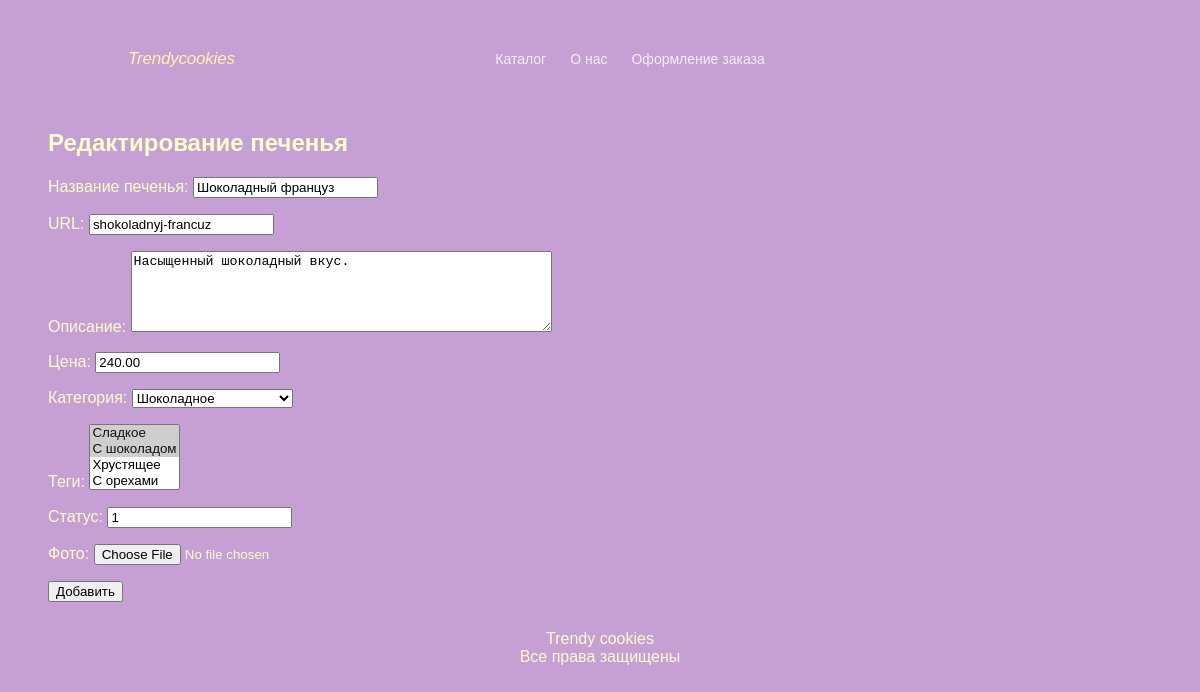
The app's page /cookie/shokoladnyj-francuz/edit/, older data.
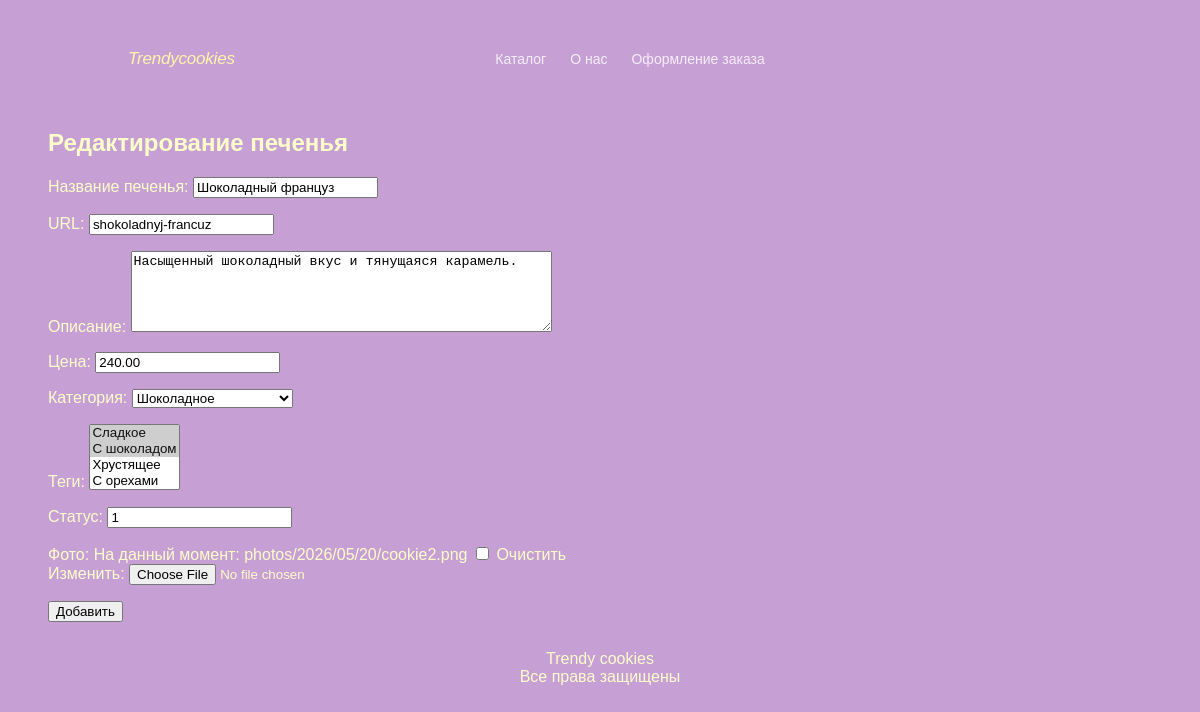
The same page, newer data.
### shop/models.py (models this page shows, shortened)
class Cookie(models.Model):
    name = models.CharField(max_length=255)
    slug = models.SlugField(max_length=255, unique=True)
    description = models.TextField(blank=True)
    price = models.DecimalField(max_digits=8, decimal_places=2)
    time_create = models.DateTimeField(auto_now_add=True)
    time_update = models.DateTimeField(auto_now=True)
    status = models.IntegerField(default=1)
    category = models.ForeignKey(
        Category,
        on_delete=models.PROTECT,
        related_name='cookies',
        null=True,
        blank=True
    )
    tags = models.ManyToManyField(
        Tag,
        blank=True,
        related_name='cookies'
    )
    photo = models.ImageField(
        upload_to='photos/%Y/%m/%d/',
        blank=True,
        null=True,
        verbose_name='Фото'
    )
    class Meta:
        verbose_name = 'Печенье'
        verbose_name_plural = 'Печенье'

### shop/views.py (the view)
class CookieUpdateView(DataMixin, UpdateView):
    model = Cookie
    form_class = AddCookieModelForm
    template_name = 'shop/add_cookie.html'
    success_url = reverse_lazy('catalog')
    slug_url_kwarg = 'cookie_slug'
    title_page = 'Редактирование печенья'

### shop/forms.py (shortened to what this page needs)
class AddCookieModelForm(forms.ModelForm):
    category = forms.ModelChoiceField(
        queryset=Category.objects.all(),
        empty_label='Категория не выбрана',
        label='Категория'
    )
    class Meta:
        model = Cookie
        fields = [
            'name',
            'slug',
            'description',
            'price',
            'category',
            'tags',
            'status',
            'photo',
        ]
        labels = {
            'name': 'Название печенья',
            'slug': 'URL',
            'description': 'Описание',
            'price': 'Цена',
            'category': 'Категория',
            'tags': 'Теги',
            'status': 'Статус',
            'photo': 'Фото',
        }
        widgets = {
            'name': forms.TextInput(attrs={'class': 'form-input'}),
            'description': forms.Textarea(attrs={'cols': 50, 'rows': 5}),
        }

### shop/models.py (called while the page is built)
    def __str__(self):
        return self.name

    def __str__(self):
        return self.name

### templates/shop/add_cookie.html (shortened to what this page needs)
{% extends 'base.html' %}
{% block content %}
<section class="inner-page">
    <div class="container">
        <h1>{{ title }}</h1>
        <form action="" method="post" enctype="multipart/form-data">
            {% for f in form %}
                <p>
                    <label class="form-label" for="{{ f.id_for_label }}">
                        {{ f.label }}:
                    </label>
                    {{ f }}
                </p>
            {% endfor %}
            <button type="submit">Добавить</button>
        </form>
    </div>
</section>
{% endblock %}

Row changes from the older to the newer data that the page shows:
changed Cookie "Шоколадный француз": description "Насыщенный шоколадный вкус." → "Насыщенный шоколадный вкус и тянущаяся карамель."
Text that changed along with them:
new list line: "На данный момент: photos/2026/05/20/cookie2.png Очистить Изменить: ☐"
